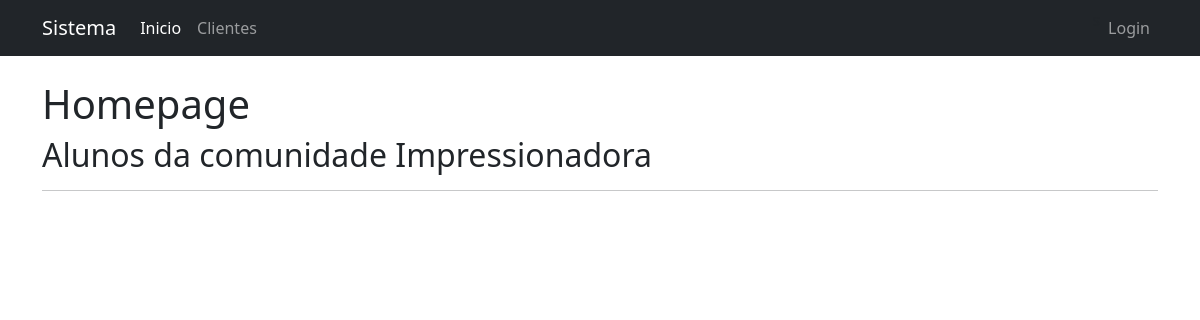
Before: / with the older database file.
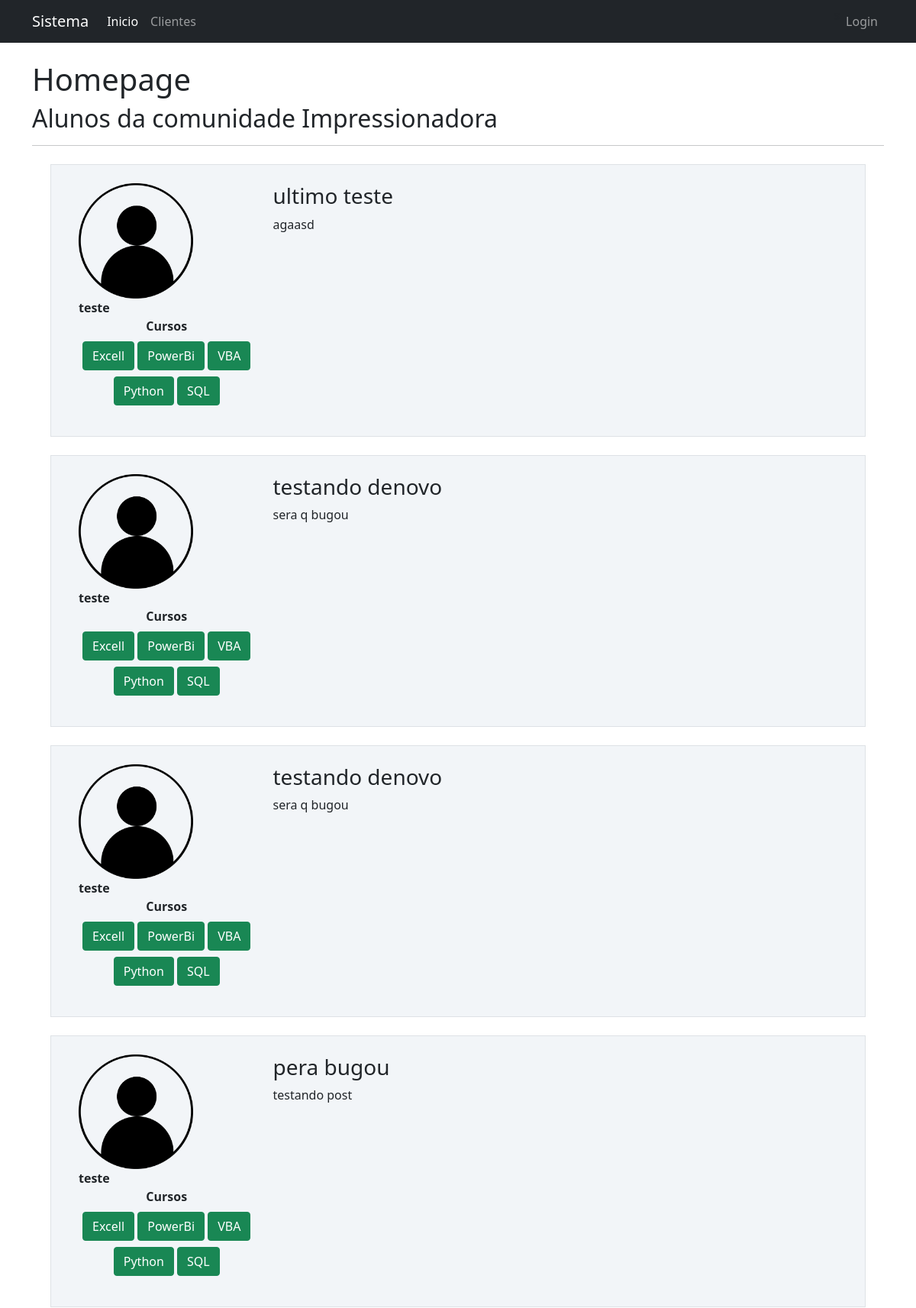
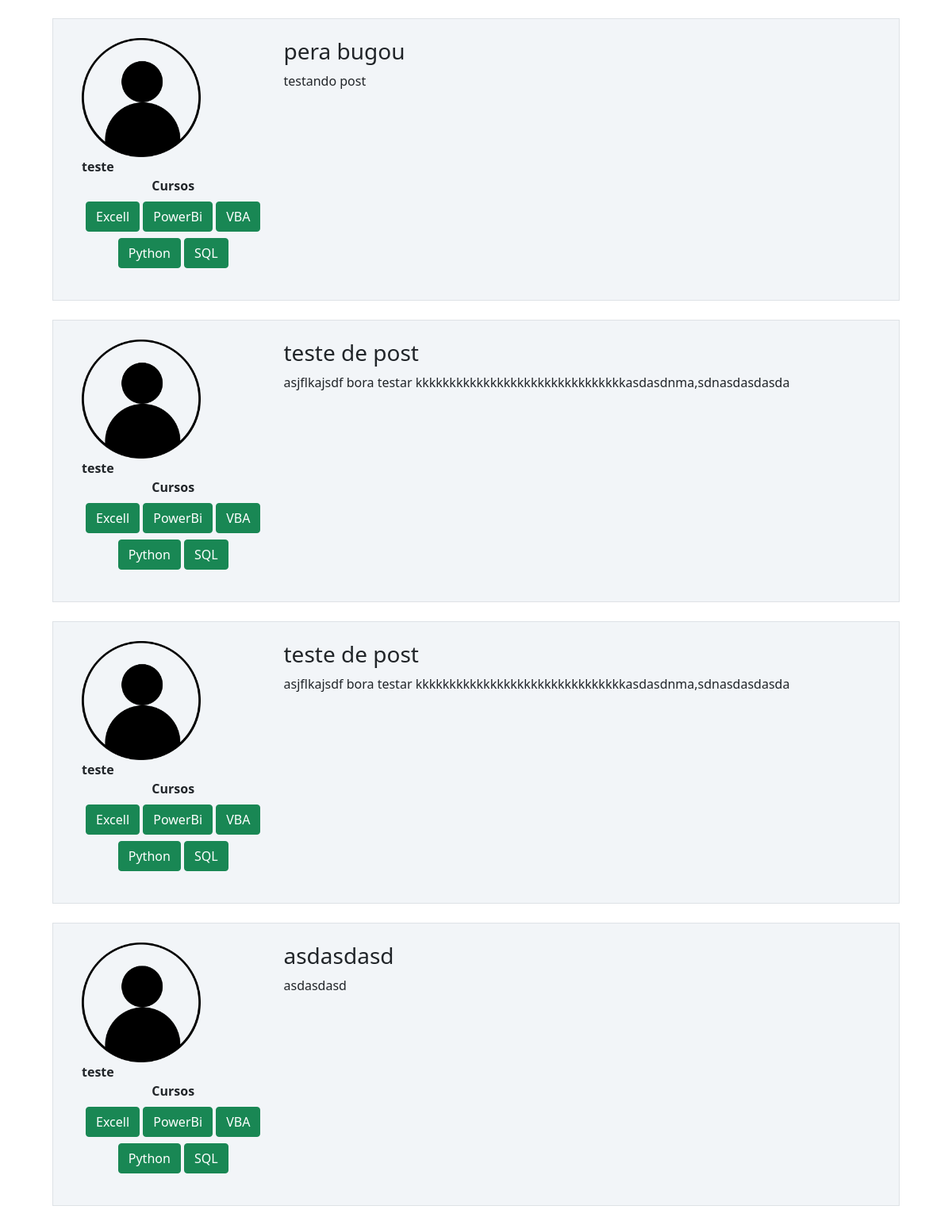
After: the same page with the newer database file (2 pictures, top to bottom).
### comunidadeimpressionadora/models.py (models this page shows)
class Post(database.Model):
    id=database.Column(database.Integer, primary_key=True)
    titulo=database.Column(database.String, nullable=False)
    corpo=database.Column(database.Text, nullable=False)
    data_criacao=database.Column(database.DateTime, nullable=False,default=datetime.utcnow)
    id_usuario = database.Column(database.Integer, database.ForeignKey('usuario.id'), nullable=False)

class Usuario(database.Model, UserMixin):
    id = database.Column(database.Integer, primary_key = True)
    username = database.Column(database.String, nullable=False)
    email = database.Column(database.String, nullable=False, unique=True)
    password = database.Column(database.String, nullable=False)
    foto_perfil = database.Column(database.String, default='default.jpg')
    posts = database.relationship('Post', backref='autor',lazy=True)
    cursos = database.Column(database.String, nullable=False, default='Não informado')

### comunidadeimpressionadora/routes.py (the view)
@app.route("/")
def homepage():
    posts = Post.query.order_by(Post.id.desc())
    return render_template("homepage.html", posts = posts)

### comunidadeimpressionadora/templates/homepage.html
{% extends 'base.html' %}
{% block body %}
    <div class="container">
        <br>
        <h1>Homepage</h1>
        <h2>Alunos da comunidade Impressionadora</h2>
        <hr>
        {% for post in posts %}
            <div class="row border m-4 p-4 meupost">
                <div class="col col-3  ">
                    <div class="image pe-2 justify-content-center">
                        <img class="rounded " width="150" src="{{url_for('static', filename='fotos_perfil/{}'.format(post.autor.foto_perfil))}}" >
                        <br>
                        <strong >{{ post.autor.username}}</strong>
                    </div>
                    <div class="row justify-content-center">
                        <div class="col pd-4" style="text-align: center;">
                            <strong>
                                Cursos
                            </strong>
                            <br>
                            {% if not post.autor.cursos == '' %}
                                {% for curso in post.autor.cursos.split(';') %}
                                    {% if post.autor.cursos != 'Não informado'%}
                                        <buttn type="button" class="btn btn-success mt-2 pd-4" disabled>{{curso}}</buttn>
                                    {% endif %}
                                {% endfor %}
                            {% endif %}
                            <div class="p-2"></div>
                        </div>
                    </div>
                </div>
                <div class="col-9 ">
                    <h3>{{ post.titulo }}</h3>
                    <p>{{ post.corpo }}</p>
                </div>
            </div>
        {% endfor %}
    </div>
{% endblock %}

### comunidadeimpressionadora/templates/base.html (shortened to what this page needs)
<!DOCTYPE html>
<html lang="en">
<head>
    <link href="https://cdn.jsdelivr.net/npm/bootstrap@5.1.3/dist/css/bootstrap.min.css" rel="stylesheet">
    <link rel="stylesheet" href="{{ url_for('static',filename='main.css')}}">
</head>
<body>
    {% include 'navbar.html' %}
    {% block body %}
    {% endblock  %}
</body>
</html>

### comunidadeimpressionadora/templates/navbar.html (shortened to what this page needs)
<nav class="navbar navbar-expand-lg navbar-dark bg-dark">
    <div class="container-fluid container">
      <a class="navbar-brand" href="{{ url_for('homepage')}}">Sistema</a>
      <div class="collapse navbar-collapse" id="navbarSupportedContent">
        <ul class="navbar-nav me-auto mb-2 mb-lg-0">
          <li class="nav-item">
            <a class="nav-link active" aria-current="page" href="{{ url_for('homepage')}}">Inicio</a>
          </li>
          <li class="nav-item">
            <a class="nav-link" href="{{ url_for('clientes')}}">Clientes</a>
          </li>
        </ul>
        <ul class="d-flex navbar-nav">
            {% if current_user.is_authenticated %}
              <li class="nav-item">
                <a class="nav-link" href="{{ url_for('perfil') }}">Perfil</a>
              </li>
              <li class="nav-item">
                <a class="nav-link" href="{{ url_for('criar_post') }}">Criar Post</a>
              </li>
              <li class="nav-item">
                <a class="nav-link" href="{{ url_for('logout') }}">sair</a>
              </li>
            {% else %}s
              <li class="nav-item">
                  <a class="nav-link" href="{{ url_for('login') }}">Login</a>
              </li>
            {% endif %}
        </ul>
      </div>
    </div>
  </nav>

### comunidadeimpressionadora/static/main.css (style rules this page uses)
.meupost { background: #f2f5f8 !important; }

Changed rows visible on the page:
added Post: foto_perfil (placeholder picture), autor.username "teste", curso "Excell" "PowerBi" "VBA" "Python" "SQL", titulo "ultimo teste", corpo "agaasd"
added Post: foto_perfil (placeholder picture), autor.username "teste", curso "Excell" "PowerBi" "VBA" "Python" "SQL", titulo "testando denovo", corpo "sera q bugou"
added Post: foto_perfil (placeholder picture), autor.username "teste", curso "Excell" "PowerBi" "VBA" "Python" "SQL", titulo "testando denovo", corpo "sera q bugou"
added Post: foto_perfil (placeholder picture), autor.username "teste", curso "Excell" "PowerBi" "VBA" "Python" "SQL", titulo "pera bugou", corpo "testando post"
added Post: foto_perfil (placeholder picture), autor.username "teste", curso "Excell" "PowerBi" "VBA" "Python" "SQL", titulo "pera bugou", corpo "testando post"
added Post: foto_perfil (placeholder picture), autor.username "teste", curso "Excell" "PowerBi" "VBA" "Python" "SQL", titulo "teste de post", corpo "asjflkajsdf bora testar kkkkkkkkkkkkkkkkkkkkkkkkkkkkkkkasdasdnma,sdnasdasdasda"
added Post: foto_perfil (placeholder picture), autor.username "teste", curso "Excell" "PowerBi" "VBA" "Python" "SQL", titulo "teste de post", corpo "asjflkajsdf bora testar kkkkkkkkkkkkkkkkkkkkkkkkkkkkkkkasdasdnma,sdnasdasdasda"
added Post: foto_perfil (placeholder picture), autor.username "teste", curso "Excell" "PowerBi" "VBA" "Python" "SQL", titulo "asdasdasd", corpo "asdasdasd"
